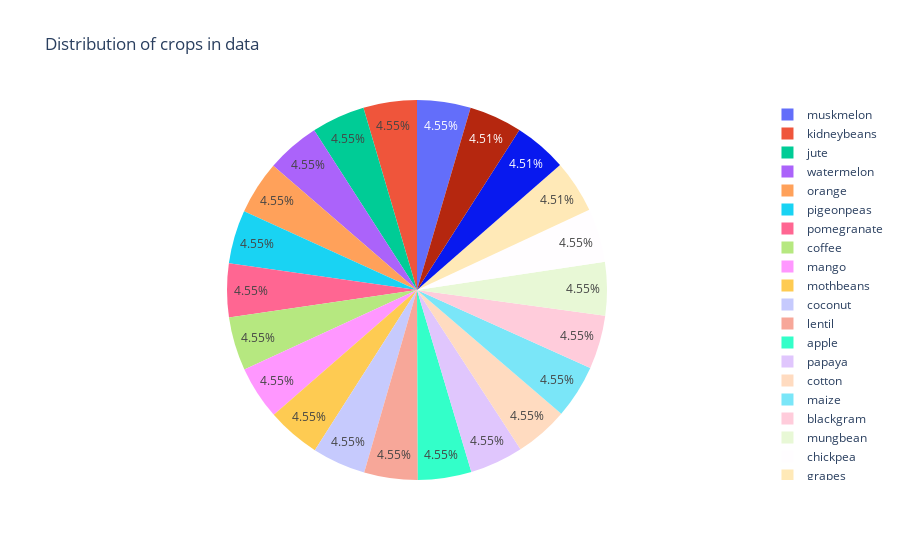

Source (notebook cell):
### Code cell
## plot pie chart to show the distribution between the target
px.pie(df,'label',title='Distribution of crops in data')

### Figure 1 — Plotly figure (JSON) as saved in the notebook; plotly's stock layout.template omitted (floating-point values rounded to 4 significant figures; data arrays with more than 128 entries replaced by an {"elided": "..."} marker saying what was removed)
{"data": [{"domain": {"x": [0, 1], "y": [0, 1]}, "hovertemplate": "label=%{label}<extra></extra>", "labels": {"elided": "2197 str values"}, "legendgroup": "", "name": "", "showlegend": true, "type": "pie"}], "layout": {"legend": {"tracegroupgap": 0}, "title": {"text": "Distribution of crops in data"}}}
